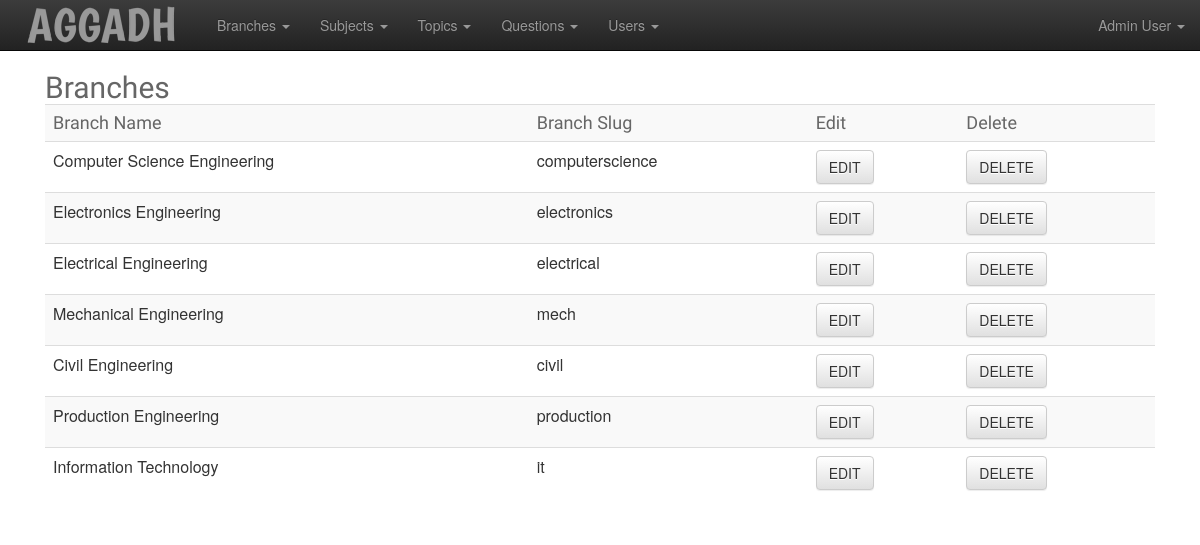
The app's page /admin/branch-list.php (signed in) with its own data.
### tables this page shows
CREATE TABLE IF NOT EXISTS `branches` (
  `branch_id` int(11) NOT NULL AUTO_INCREMENT,
  `branch_name` varchar(255) NOT NULL,
  `bn_slug` varchar(255) NOT NULL,
  PRIMARY KEY (`branch_id`),
  UNIQUE KEY `bn_slug` (`bn_slug`)
);

### includes/functions.php (called while the page is built, shortened)
<?php require 'db.php';
function getBranches()
{
    $getquery = "Select * from branches ;";
    global $conn;
                        $res = $conn->query($getquery);
                     return $res;
}

### admin/branch-list.php (the view, shortened to what this page needs)
<?php include './includes/header.php';?>
<div class="container">
    <div class="container-fluid">
        <h2>Branches</h2>
        <table class="table table-responsive table-striped">
            <tr>
                <td><h4>Branch Name</h4></td>
                <td><h4>Branch Slug</h4></td>
                <td><h4>Edit</h4></td>
                <td><h4>Delete</h4></td>
            </tr>
        <?php
        $arr = getBranches();
        while($row = $arr->fetch_array())
                     {
            ?>
            <tr>
                <td><span><? echo $row['branch_name']; ?></span></td>
                <td><span><? echo $row['bn_slug']; ?></span></td>
                <td><a class="btn btn-default" href="branch-edit.php?edit=1&id=<? echo $row['branch_id'];?>">EDIT</a></td>
                <td><a class="btn btn-default" onclick="return confirm('Sure, you wanna do this ?')" href="branch-list.php?delete=1&id=<? echo $row['branch_id'];?>">DELETE</a></td>
            </tr>
                    <? }  ?>
        </table>
        </div>
</div>
<? include './includes/footer.php';?>

### admin/css/style.css (style rules this page uses)
h1,h2,h3,h4,h5,h6 { font-family: "Boogaloo" !important; font-weight: normal !important; color: #666; margin: 0; padding: 0; }

### records on screen
branches: branch_name "Computer Science Engineering", bn_slug "computerscience"
branches: branch_name "Electronics Engineering", bn_slug "electronics"
branches: branch_name "Electrical Engineering", bn_slug "electrical"
branches: branch_name "Mechanical Engineering", bn_slug "mech"
branches: branch_name "Civil Engineering", bn_slug "civil"
branches: branch_name "Production Engineering", bn_slug "production"
branches: branch_name "Information Technology", bn_slug "it"
